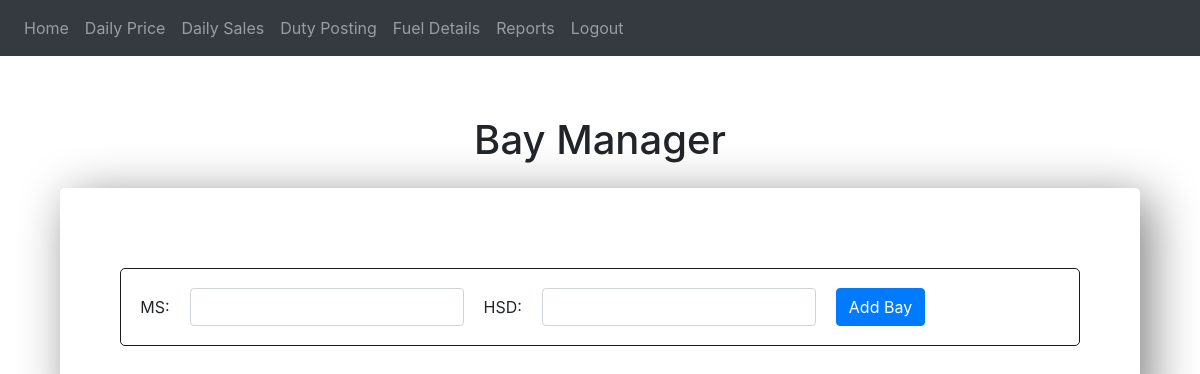
Page /baymanager (signed in) on the earlier database version.
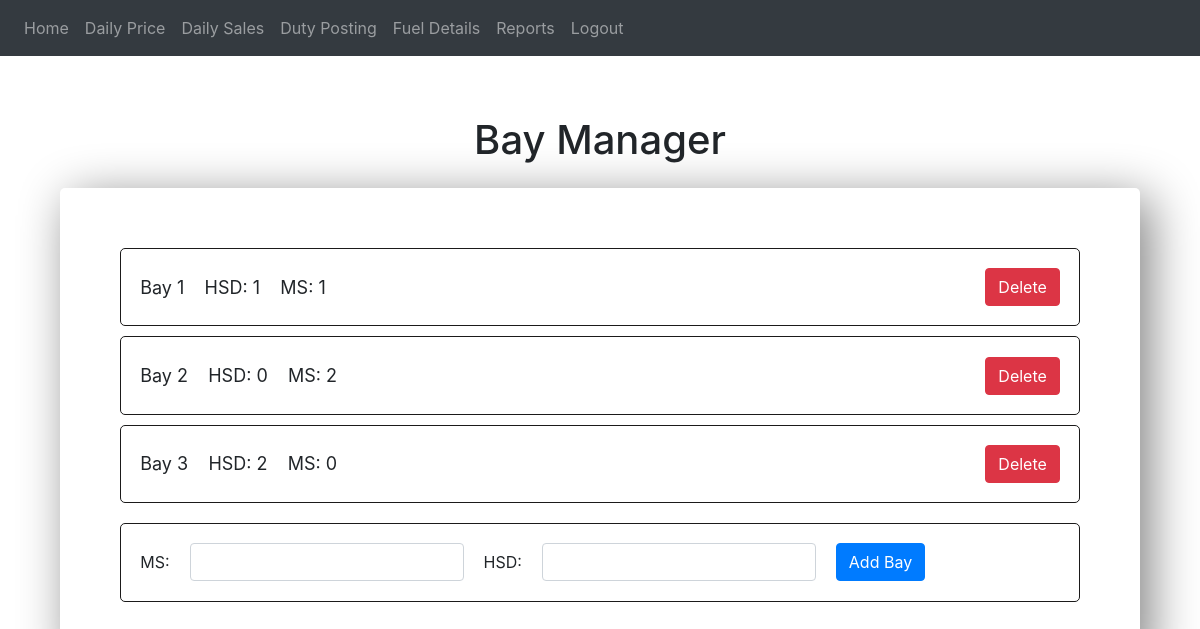
Same page on the later database version.
### website/models.py (models this page shows)
class bay_manager(db.Model):
    bay_no = db.Column(db.Integer, primary_key = True)
    hsd = db.Column(db.Integer)
    ms = db.Column(db.Integer)

### website/views.py (the view, shortened to what this page needs)
@views.route('/baymanager', methods=['GET','POST'])
@login_required
def baymanager():
    MS = request.form.get("MS")
    HSD = request.form.get("HSD")
    bays = bay_manager.query.all()
    return render_template("baymanager.html", bays = bays, user=current_user)

### website/templates/baymanager.html (shortened to what this page needs)
{% extends 'base.html' %}
{% block content %}
<h1 align="center" style="margin-top: 5%;">Bay Manager</h1>
<div style="margin: 5%; margin-top: 2%; border: black 2px; padding: 5%; border-radius: 5px; box-shadow: 10px 10px 50px grey;">
      {% for bay in bays %}
      <div style="border: solid rgb(27, 26, 26) 1px; border-radius: 5px; padding: 2%; margin-bottom: 10px;">
            <div style="display: flex; align-items: center; justify-content: space-between; font-size: 18px;">
                  <div>
                        Bay {{bay.bay_no}} &nbsp;&nbsp; HSD: {{bay.hsd}} &nbsp;&nbsp; MS: {{bay.ms}}
                  </div>
                  <form action="{{ url_for('views.delete_bay', id=bay.bay_no) }}" method="post" style="float: right;">
                        <button type="submit" class="btn btn-danger">Delete</button>
                  </form>
            </div>
      </div>
      {% endfor %}
      <div style="border: solid rgb(27, 26, 26) 1px; border-radius: 5px; padding: 2%; margin-top: 20px;">
            <form class="form-inline" method="POST">
                  <label for="MS" style="margin-right: 20px;">MS:</label>
                  <input type="text" class="form-control" id="MS" name="MS" required>
                  <label for="HSD" style="margin-left: 20px; margin-right: 20px;">HSD:</label>
                  <input type="text" class="form-control" id="HSD" name="HSD" required>
                  <button type="submit" class="btn btn-primary" style="margin-left: 20px; float: right;">Add Bay</button>
            </form>
      </div>
</div>
{% endblock %}

Differences in the rows shown:
added bay_manager: bay_no "1", hsd "1", ms "1"
added bay_manager: bay_no "2", hsd "0", ms "2"
added bay_manager: bay_no "3", hsd "2", ms "0"
